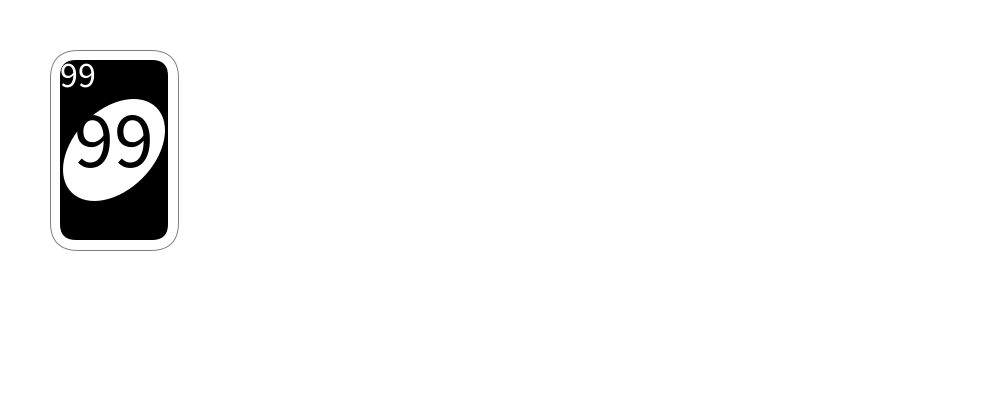
Frame 1 (no input)
Frame 60 (the mouse pressed at the canvas centre just before this capture): identical to frame 1, image omitted
Frame 120 (the mouse held since frame 60 and released just before this capture): identical to frame 1, image omitted

The Processing sketch that drew this single still picture (run headless with seeded random() and noise(); from frame 60 on, the mouse is pressed at the canvas centre):

// Processing sketch: week04_9_getcard
// ── week04_9_getcard.pde
void setup(){
  size(1000,400);//要改視窗大小，會有一張卡片在排堆右側
  myShuffle();
}
void myShuffle(){
 for(int i=0;i<8;i++){
   for(int j=0;j<11;j++){
     cardN[i*11+j]=j;
     cardC[i*11+j]=C[i%4];
   }
 }
 for(int i=0;i<10000;i++){//多一個迴圈
   int a = int(random(88)),b = int(random(88));
   int temp = cardN[a];
   cardN[a] = cardN[b];
   cardN[b] = temp;
   temp = cardC[a];
   cardC[a] = cardC[b];
   cardC[b] = temp;
 }
}
//int [][] card = new int[8][11];
int [] cardN = new int[88];
int [] cardC = new int[88];
color [] C = {#FF5555,#FFAA00,#55AA55,#5555FF};
void draw(){
  background(255);
  if(mousePressed && mouseButton == RIGHT){//cheat key,peek all
    for(int i=0;i<8;i++){
      for(int j=0;j<11;j++){
        //drawCard(j*32,i*50,C[i%4],j);
        drawCard(j*32,i*50,cardC[i*11+j],cardN[i*11+j],32);//step1
      } 
    }
  } else drawCard(50,50,#000000,99,128);//get card here 
  
  for(int i=0; i<myCard; i++){
    drawCard(450+40*i, 50, cardC[i], cardN[i], 128);//step2
  }
}
int myCard=0;
void mousePressed(){
  if(mouseButton == LEFT) myCard++;
}
void drawCard(int x,int y,color c,int n,int w){//step3
  float s = w/32.0;//scale size
  stroke(128);
  fill(255);
  rect(x,y,32*s,50*s,7*s);
  noStroke();
  fill(c);
  rect(x+2.5*s,y+2.5*s,32*s-5*s,50*s-5*s,4*s);
  
  pushMatrix();
  fill(255);
  translate(x+16*s,y+25*s);
  rotate(radians(45));
  ellipse(0,0,20*s,30*s);
  popMatrix();
  
  textAlign(CENTER,CENTER);
  textSize(9*s);
  text(""+n,x+7*s,y+6*s);
  
  textSize(20*s);
  fill(c);
  text(""+n,x+16*s,y+22*s);
  
}
